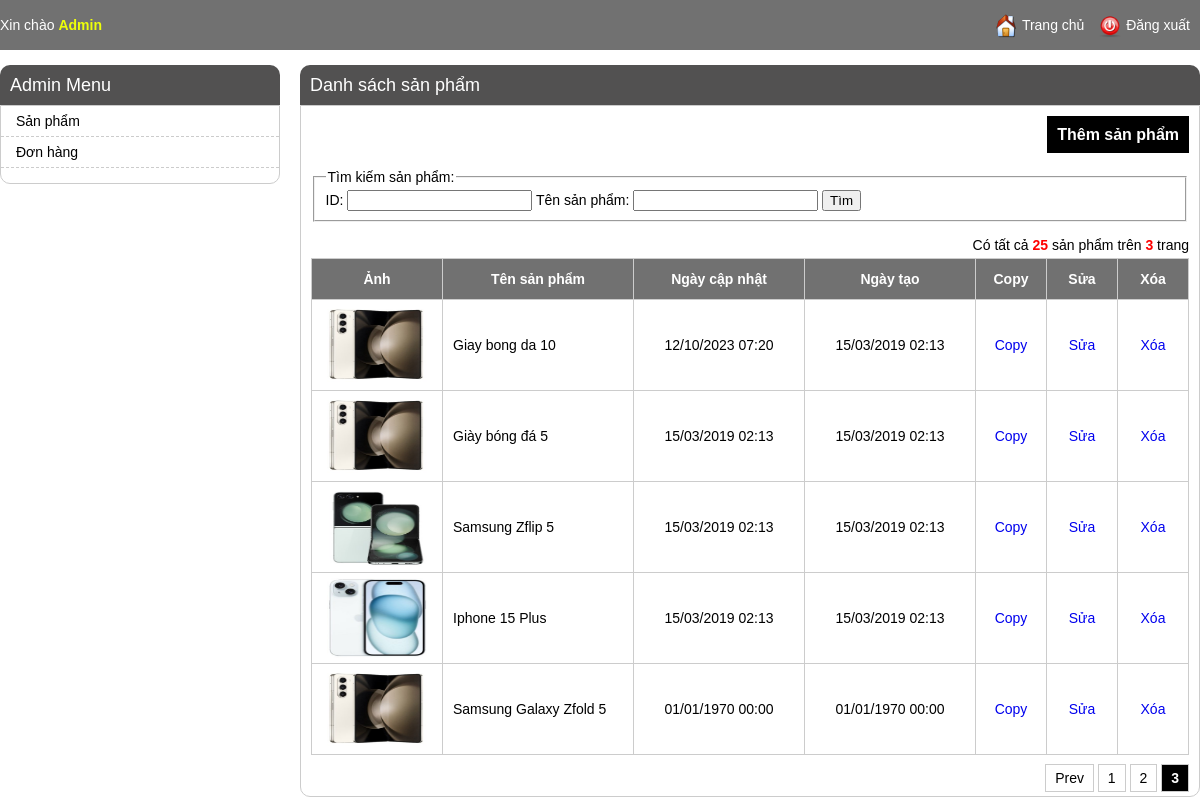
Before: /admin/product_listing.php?per_page=10&page=3 (signed in) with the older database file.
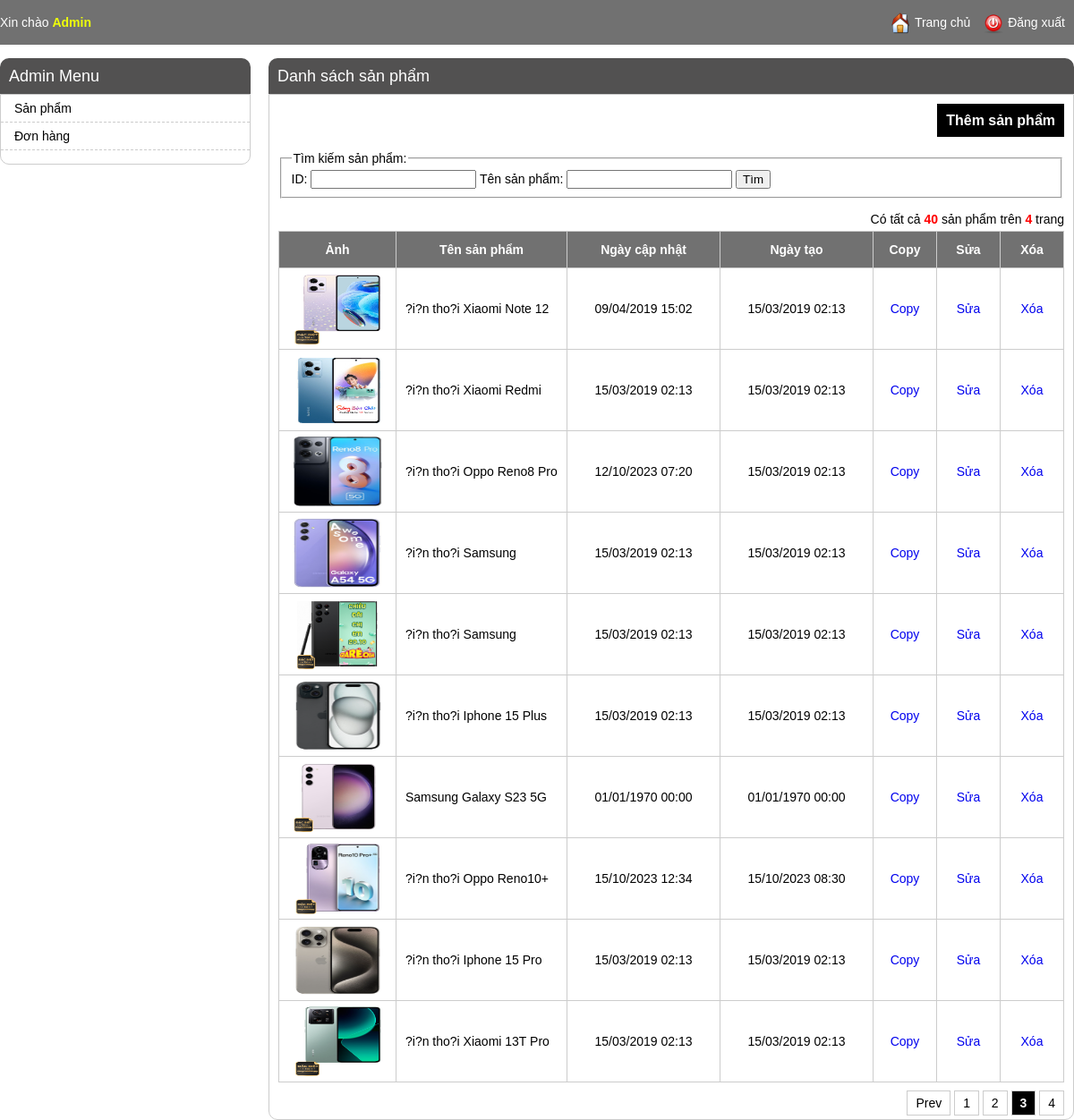
After: the same page with the newer database file.
### tables this page shows
CREATE TABLE IF NOT EXISTS `product` (
  `id` int NOT NULL AUTO_INCREMENT,
  `name` varchar(255) NOT NULL,
  `image` varchar(255) DEFAULT NULL,
  `price` float NOT NULL,
  `quantity` int NOT NULL,
  `content` text NOT NULL,
  `created_time` int NOT NULL,
  `last_updated` int NOT NULL,
  `category` varchar(244) NOT NULL,
  PRIMARY KEY (`id`)
);

### admin/product_listing.php (the view, shortened to what this page needs)
<?php
include 'header.php';
$config_name = "product";
$config_title = "sản phẩm";
if (!empty($_SESSION['current_user'])) {
    $item_per_page = (!empty($_GET['per_page'])) ? $_GET['per_page'] : 10;
    $current_page = (!empty($_GET['page'])) ? $_GET['page'] : 1;
    $offset = ($current_page - 1) * $item_per_page;
    if(!empty($where)){
        $totalRecords = mysqli_query($con, "SELECT * FROM `product` where (".$where.")");
    }else{
        $totalRecords = mysqli_query($con, "SELECT * FROM `product`");
    }
    $totalRecords = $totalRecords->num_rows;
    $totalPages = ceil($totalRecords / $item_per_page);
    if(!empty($where)){
        $products = mysqli_query($con, "SELECT * FROM `product` where (".$where.") ORDER BY `id` DESC LIMIT " . $item_per_page . " OFFSET " . $offset);
    }else{
        $products = mysqli_query($con, "SELECT * FROM `product` ORDER BY `id` DESC LIMIT " . $item_per_page . " OFFSET " . $offset);
    }
    ?>
    <div class="main-content">
        <h1>Danh sách <?=$config_title?></h1>
        <div class="listing-items">
            <div class="buttons">
                <a href="./<?=$config_name?>_editing.php">Thêm <?=$config_title?></a>
            </div>
            <div class="listing-search">
                <form id="<?=$config_name?>-search-form" action="<?=$config_name?>_listing.php?action=search" method="POST">
                    <fieldset>
                        <legend>Tìm kiếm <?=$config_title?>:</legend>
                        ID: <input type="text" name="id" value="<?=!empty($id)?$id:""?>" />
                        Tên <?=$config_title?>: <input type="text" name="name" value="<?=!empty($name)?$name:""?>" />
                        <input type="submit" value="Tìm" />
                    </fieldset>
                </form>
            </div>
            <div class="total-items">
                <span>Có tất cả <strong><?=$totalRecords?></strong> <?=$config_title?> trên <strong><?=$totalPages?></strong> trang</span>
            </div>
            <ul>
                <li class="listing-item-heading">
                    <div class="listing-prop listing-img">Ảnh</div>
                    <div class="listing-prop listing-name">Tên <?=$config_title?></div>
                    <div class="listing-prop listing-button">
                        Xóa
                    </div>
                    <div class="listing-prop listing-button">
                        Sửa
                    </div>
                    <div class="listing-prop listing-button">
                        Copy
                    </div>
                    <div class="listing-prop listing-time">Ngày tạo</div>
                    <div class="listing-prop listing-time">Ngày cập nhật</div>
                </li>
                <?php
                while ($row = mysqli_fetch_array($products)) {
                    ?>
                    <li>
                        <div class="listing-prop listing-img"><img src="../<?= $row['image'] ?>" alt="<?= $row['name'] ?>" title="<?= $row['name'] ?>" /></div>
                        <div class="listing-prop listing-name"><?= $row['name'] ?></div>
                        <div class="listing-prop listing-button">
                            <a href="./product_delete.php?id=<?= $row['id'] ?>">Xóa</a>
                        </div>
                        <div class="listing-prop listing-button">
                            <a href="./product_editing.php?id=<?= $row['id'] ?>">Sửa</a>
                        </div>
                        <div class="listing-prop listing-button">
                            <a href="./product_editing.php?id=<?= $row['id'] ?>&task=copy">Copy</a>
                        </div>
                        <div class="listing-prop listing-time"><?= date('d/m/Y H:i', $row['created_time']) ?></div>
                        <div class="listing-prop listing-time"><?= date('d/m/Y H:i', $row['last_updated']) ?></div>
                    </li>
                <?php } ?>
            </ul>
            <?php
            include './pagination.php';
            ?>
        </div>
    </div>
    <?php
}
?>

### admin/pagination.php (shortened to what this page needs)
<div id="pagination">
    <?php
    if ($current_page > 1) {
        $prev_page = $current_page - 1;
        ?>
        <a class="page-item" href="?per_page=<?= $item_per_page ?>&page=<?= $prev_page ?>">Prev</a>
    <?php }
    for ($num = 1; $num <= $totalPages; $num++) {
        ?>
        <?php if ($num != $current_page) { ?>
            <?php if ($num > $current_page - 3 && $num < $current_page + 3) { ?>
                <a class="page-item" href="?per_page=<?= $item_per_page ?>&page=<?= $num ?>"><?= $num ?></a>
            <?php } ?>
        <?php } else { ?>
            <strong class="current-page page-item"><?= $num ?></strong>
        <?php } ?>
    <?php
    }
        ?>
</div>

Changed rows visible on the page:
no longer on this page (row edited): product: image (picture), name "Giay bong da 10", created_time "15/03/2019 02:13", last_updated "12/10/2023 07:20"
no longer on this page (row edited): product: image (picture), name "Giày bóng đá 5", created_time "15/03/2019 02:13", last_updated "15/03/2019 02:13"
no longer on this page (row edited): product: image (picture), name "Samsung Zflip 5", created_time "15/03/2019 02:13", last_updated "15/03/2019 02:13"
no longer on this page (row edited): product: image (picture), name "Iphone 15 Plus", created_time "15/03/2019 02:13", last_updated "15/03/2019 02:13"
no longer on this page (row edited): product: image (picture), name "Samsung Galaxy Zfold 5", created_time "01/01/1970 00:00", last_updated "01/01/1970 00:00"
added product: image (picture), name "?i?n tho?i Xiaomi Note 12…", created_time "15/03/2019 02:13", last_updated "09/04/2019 15:02"
added product: image (picture), name "?i?n tho?i Xiaomi Redmi…", created_time "15/03/2019 02:13", last_updated "15/03/2019 02:13"
added product: image (picture), name "?i?n tho?i Oppo Reno8 Pro…", created_time "15/03/2019 02:13", last_updated "12/10/2023 07:20"
added product: image (picture), name "?i?n tho?i Samsung…", created_time "15/03/2019 02:13", last_updated "15/03/2019 02:13"
added product: image (picture), name "?i?n tho?i Samsung…", created_time "15/03/2019 02:13", last_updated "15/03/2019 02:13"
added product: image (picture), name "?i?n tho?i Iphone 15 Plus", created_time "15/03/2019 02:13", last_updated "15/03/2019 02:13"
added product: image (picture), name "Samsung Galaxy S23 5G…", created_time "01/01/1970 00:00", last_updated "01/01/1970 00:00"
now on this page (row edited): product: image (picture), name "?i?n tho?i Oppo Reno10+…", created_time "15/10/2023 08:30", last_updated "15/10/2023 12:34"
now on this page (row edited): product: image (picture), name "?i?n tho?i Iphone 15 Pro", created_time "15/03/2019 02:13", last_updated "15/03/2019 02:13"
now on this page (row edited): product: image (picture), name "?i?n tho?i Xiaomi 13T Pro…", created_time "15/03/2019 02:13", last_updated "15/03/2019 02:13"
Other visible differences:
$totalRecords: "25" → "40"
$totalPages: "3" → "4"
new list line: "4"
